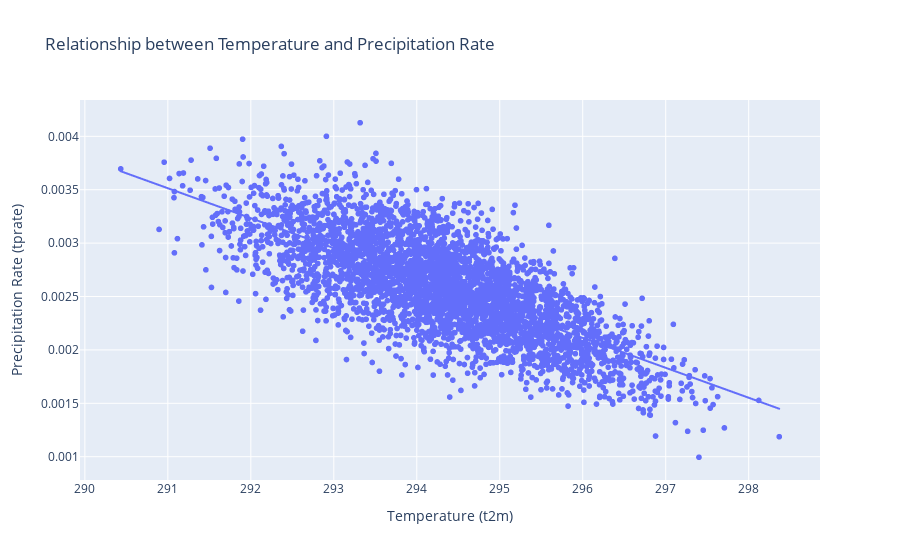

Notebook code for this chart:
### Code cell
fig = px.scatter(SEAS5_clean, x='t2m', y='tprate', trendline='ols',
                 labels={'t2m': 'Temperature (t2m)', 'tprate': 'Precipitation Rate (tprate)'},
                 title='Relationship between Temperature and Precipitation Rate')

fig.show()

### Figure 1 — Plotly figure (JSON) as saved in the notebook; plotly's stock layout.template omitted (floating-point values rounded to 4 significant figures; data arrays with more than 128 entries replaced by an {"elided": "..."} marker saying what was removed)
{"data": [{"hovertemplate": "Temperature (t2m)=%{x}<br>Precipitation Rate (tprate)=%{y}<extra></extra>", "legendgroup": "", "marker": {"color": "#636efa", "symbol": "circle"}, "mode": "markers", "name": "", "showlegend": false, "type": "scattergl", "x": {"elided": "3771 float values"}, "xaxis": "x", "y": {"elided": "3771 float values"}, "yaxis": "y"}, {"hovertemplate": "<b>OLS trendline</b><br>tprate = -0.000280239 * t2m + 0.0850635<br>R<sup>2</sup>=0.520707<br><br>Temperature (t2m)=%{x}<br>Precipitation Rate (tprate)=%{y} <b>(trend)</b><extra></extra>", "legendgroup": "", "marker": {"color": "#636efa", "symbol": "circle"}, "mode": "lines", "name": "", "showlegend": false, "type": "scattergl", "x": {"elided": "3771 float values"}, "xaxis": "x", "y": {"elided": "3771 float values"}, "yaxis": "y"}], "layout": {"legend": {"tracegroupgap": 0}, "title": {"text": "Relationship between Temperature and Precipitation Rate"}, "xaxis": {"anchor": "y", "domain": [0, 1], "title": {"text": "Temperature (t2m)"}}, "yaxis": {"anchor": "x", "domain": [0, 1], "title": {"text": "Precipitation Rate (tprate)"}}}}
